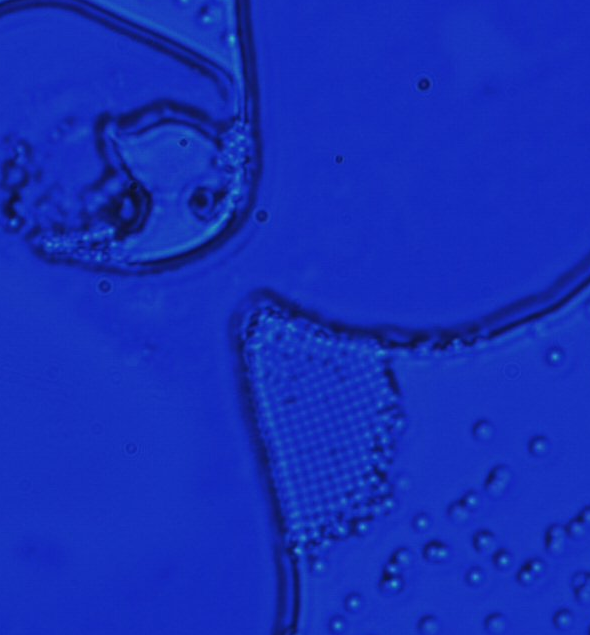
#> input picture data/square_1.png, 590 x 635 px
$ python example_fft.py
#> lines starting #> are read from the running program, lines starting #| are printed output that depends on the picture
"""
-------------------------------------------------------------------------
Example script for the Fourier transform usage
-------------------------------------------------------------------------
This is an example script for using the fast Fourier transform on image crops
The goal eventually is to extract some lattice parameters from the spectral image (not shown here).

.. moduleauthor:: Michael Barbier <michael@unam.bilkent.edu.tr>
"""


# -------------------------------------------------------------------------
# Import libraries
# -------------------------------------------------------------------------
import cv2 as cv
import numpy as np
from matplotlib import pyplot as plt


# -------------------------------------------------------------------------
# Functions
# -------------------------------------------------------------------------
def show_fft(img):
    img_crop = img[y0:y0+size_crop, x0:x0+size_crop]
    plt.subplot(131), plt.imshow(img, cmap='gray')
    plt.title('Input Image'), plt.xticks([]), plt.yticks([])
    plt.subplot(132), plt.imshow(img_crop, cmap='gray')
    plt.title('Cropped image'), plt.xticks([]), plt.yticks([])

    f = np.fft.fft2(img_crop)
    fshift = np.fft.fftshift(f)
    magnitude_spectrum = 20*np.log(np.abs(fshift))
    plt.subplot(133), plt.imshow(magnitude_spectrum, cmap='gray')
    plt.title('Magnitude Spectrum'), plt.xticks([]), plt.yticks([])
    plt.show()


# -------------------------------------------------------------------------
# Script
# -------------------------------------------------------------------------

# At a region of square lattice
img = cv.imread('../data/square_1.png', 0)
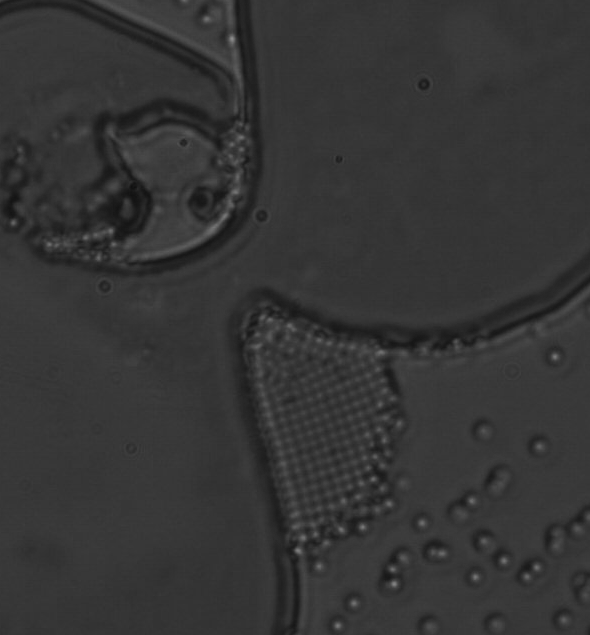
#> img: shape (635, 590); min 16, max 140, mean 53.2
x0 = 260
y0 = 360
size_crop = 80
show_fft(img)
#> in show_fft, `plt.show()`:
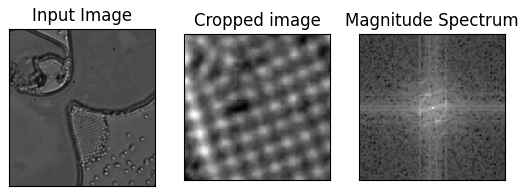
#> figure drawn by matplotlib, 3 panels

# Not at a region of interest
img = cv.imread('../data/square_1.png', 0)
x0 = 460
y0 = 460
size_crop = 80
show_fft(img)

# At a region of quasi-crystal lattice
img = cv.imread('../data/quasi_1.png', 0)
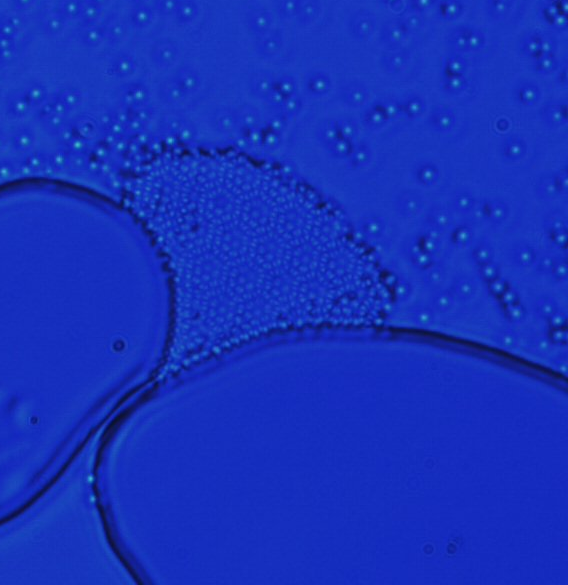
#> input picture data/quasi_1.png, 568 x 585 px
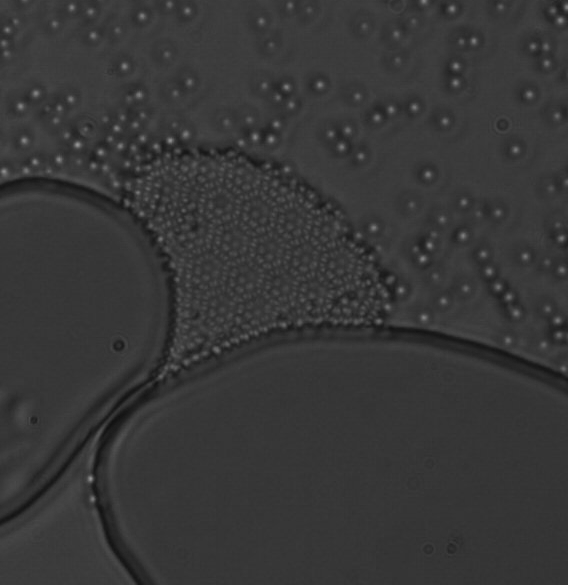
#> img: shape (585, 568); min 16, max 150, mean 55.5
x0 = 180
y0 = 180
size_crop = 130
show_fft(img)
#> in show_fft (call 3), `img_crop = img[y0:y0+size_crop, x0:x0+size_crop]`:
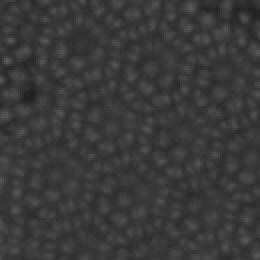
#> img_crop: shape (130, 130) (shown 2 times larger); min 31, max 93, mean 57.7
#> in show_fft (call 3), `magnitude_spectrum = 20*np.log(np.abs(fshift))`:
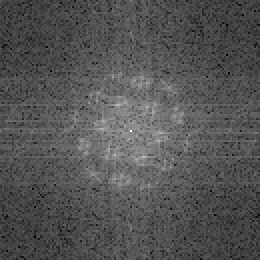
#> magnitude_spectrum: shape (130, 130) float64 (shown 2 times larger); min 14.36, max 275.8, mean 100.9; drawn with min black and max white

# At a region of quasi-crystal lattice but smaller crop-size (the fourier spectrum has also less resolution now)
img = cv.imread('../data/quasi_1.png', 0)
x0 = 200
y0 = 200
size_crop = 60
show_fft(img)
#> in show_fft (call 4), `magnitude_spectrum = 20*np.log(np.abs(fshift))`:
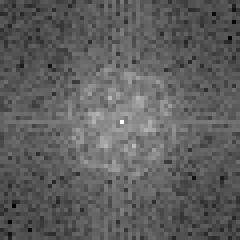
#> magnitude_spectrum: shape (60, 60) float64 (shown 4 times larger); min -7.8, max 245, mean 86.4; drawn with min black and max white
